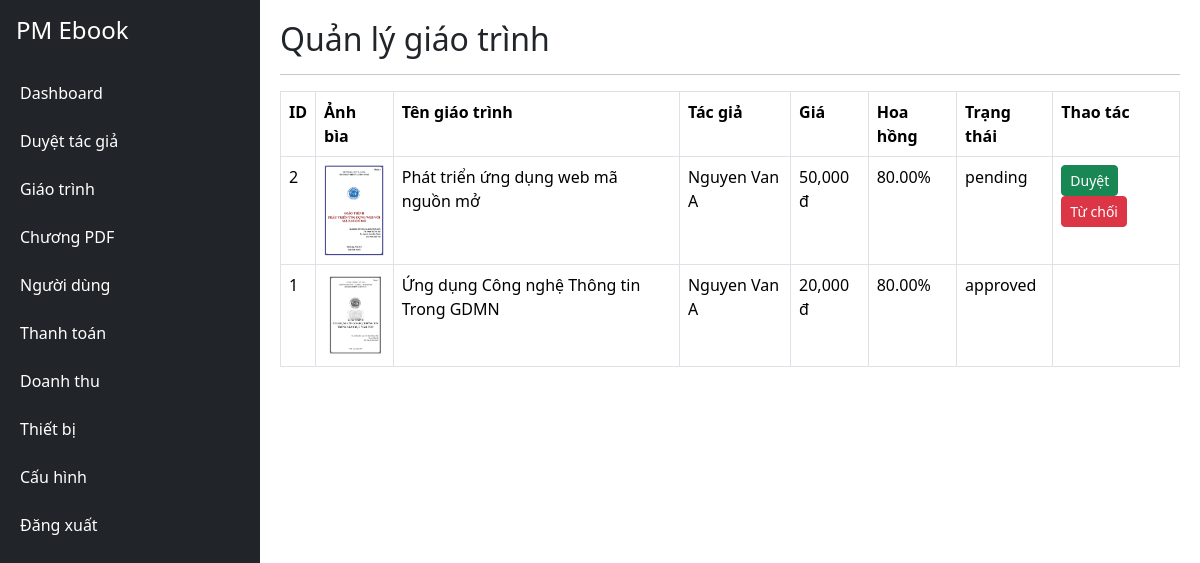
/index.php?page=admin-books (signed in), run on the app's committed database.
### tables this page shows
CREATE TABLE `books` (
  `id` int(11) NOT NULL,
  `author_user_id` int(11) NOT NULL,
  `title` varchar(255) NOT NULL,
  `cover_image` varchar(255) DEFAULT NULL,
  `description` longtext DEFAULT NULL,
  `commission_percent` decimal(5,2) DEFAULT 80.00,
  `status` enum('pending','approved','rejected') DEFAULT 'pending',
  `admin_note` text DEFAULT NULL,
  `total_views` int(11) DEFAULT 0,
  `total_sales` int(11) DEFAULT 0,
  `created_at` timestamp NOT NULL DEFAULT current_timestamp(),
  `price` decimal(12,2) DEFAULT 20000.00,
  `duration_months` int(11) DEFAULT 3
);

CREATE TABLE `users` (
  `id` int(11) NOT NULL,
  `fullname` varchar(150) NOT NULL,
  `email` varchar(150) NOT NULL,
  `password` varchar(255) NOT NULL,
  `phone` varchar(30) DEFAULT NULL,
  `avatar` varchar(255) DEFAULT NULL,
  `role` enum('admin','author','member') DEFAULT 'member',
  `status` enum('active','inactive','blocked') DEFAULT 'active',
  `email_verified` tinyint(4) DEFAULT 0,
  `created_at` timestamp NOT NULL DEFAULT current_timestamp()
);

### app/core/BaseAdminController.php (called while the page is built, shortened)
<?php
class BaseAdminController
{
    protected function render($view, $data = [])
    {
        require
        ROOT_PATH .
        '/app/views/layouts/admin.php';
    }
}

### app/controllers/AdminBookController.php (called while the page is built, shortened)
<?php
class AdminBookController
extends BaseAdminController
{
    public function index()
    {
        $book =
        new Book();
        $books =
        $book->getAll();
        $view =
        ROOT_PATH .
        '/app/views/admin/books/index.php';
        $this->render(
            $view,
            compact('books')
        );
    }
}

### app/core/Autoloader.php (called while the page is built, shortened)
<?php
class Autoloader
{
    public static function register()
    {
        spl_autoload_register(
            function($class)
            {
                $paths = [
                    ROOT_PATH .
                    '/app/controllers/',
                    ROOT_PATH .
                    '/app/models/',
                    ROOT_PATH .
                    '/app/middleware/',
                    ROOT_PATH .
                    '/app/core/',
                    ROOT_PATH .
                    '/app/services/'
                ];
                foreach(
                    $paths
                    as
                    $path
                )
                {
                    $file =
                    $path .
                    $class .
                    '.php';
                    if(
                        file_exists(
                            $file
                        )
                    )
                    {
                        return;
                    }
                }
            }
        );
    }
}

### config/database.php (called while the page is built)
<?php
class Database
{
    private $host = "localhost";
    private $user = "root";
    private $password = "";
    private $dbname =
    "phuocmien_ebook";
    public function connect()
    {
        $conn =
        new mysqli(
            $this->host,
            $this->user,
            $this->password,
            $this->dbname
        );
        $conn->set_charset(
            "utf8mb4"
        );
        return $conn;
    }
}

### app/models/Book.php (called while the page is built, shortened)
<?php
class Book
{
    private $conn;
    public function __construct()
    {
        $db = new Database();
        $this->conn = $db->connect();
    }
    public function getAll()
    {
        $sql = "
        SELECT
            b.*,
            u.fullname
        FROM books b
        LEFT JOIN users u
            ON b.author_user_id = u.id
        ORDER BY b.id DESC
        ";
        return $this->conn->query($sql);
    }
}

### app/views/admin/books/index.php (the view)
<h2>
Quản lý giáo trình
</h2>
<hr>
<table
class="table table-bordered">
<tr>
<th>ID</th>
<th>Ảnh bìa</th>
<th>Tên giáo trình</th>
<th>Tác giả</th>
<th>Giá</th>
<th>Hoa hồng</th>
<th>Trạng thái</th>
<th>Thao tác</th>
</tr>
<?php
while(
$row =
$books->fetch_assoc()
){
?>
<tr>
<td>
<?= $row['id'] ?>
</td>
<td>
<?php
if(
$row['cover_image']
){
?>
<img
src="/phuocmien-ebook/storage/covers/<?= $row['cover_image'] ?>"
width="60">
<?php
}
?>
</td>
<td>
<?= $row['title'] ?>
</td>
<td>
<?= $row['fullname'] ?>
</td>
<td>
<?= number_format(
$row['price']
) ?>
đ
</td>
<td>
<?= $row['commission_percent'] ?>%
</td>
<td>
<?= $row['status'] ?>
</td>
<td>
<?php
if(
$row['status']
==
'pending'
){
?>
<a
class="btn btn-success btn-sm"
href="
index.php?page=book-approve&id=
<?= $row['id'] ?>
">
Duyệt
</a>
<a
class="btn btn-danger btn-sm"
href="
index.php?page=book-reject&id=
<?= $row['id'] ?>
">
Từ chối
</a>
<?php
}
?>
</td>
</tr>
<?php
}
?>
</table>

### index.php (shortened to what this page needs)
<?php
require_once
ROOT_PATH .
'/app/core/Autoloader.php';
require_once
ROOT_PATH .
'/config/database.php';
$page =
$_GET['page']
?? 'login';
switch($page)
{
    case 'admin-books':
        (new AdminBookController())
        ->index();
        break;
}

### app/views/layouts/admin.php (shortened to what this page needs)
<!DOCTYPE html>
<html>
<head>
<link
href="https://cdn.jsdelivr.net/npm/bootstrap@5.3.3/dist/css/bootstrap.min.css"
rel="stylesheet">
</head>
<body>
<div class="d-flex">
<div class="sidebar">
<h4
class="text-white p-3">
PM Ebook
</h4>
<a href="index.php?page=admin-dashboard">
Dashboard
</a>
<a href="index.php?page=author-requests">
Duyệt tác giả
</a>
<a href="index.php?page=admin-books">
Giáo trình
</a>
<a href="index.php?page=admin-chapters">
Chương PDF
</a>
<a href="index.php?page=users">
Người dùng
</a>
<a href="index.php?page=payments">
Thanh toán
</a>
<a href="index.php?page=revenue">
Doanh thu
</a>
<a href="index.php?page=devices">
Thiết bị
</a>
<a href="index.php?page=settings">
Cấu hình
</a>
<a href="index.php?page=logout">
Đăng xuất
</a>
</div>
<div class="content">
<?php require $view; ?>
</div>
</div>
</body>
</html>

### app/views/layouts/admin.php (style rules this page uses)
body { margin:0; }
.sidebar { width:260px; min-height:100vh; background:#212529; }
.sidebar a { display:block; color:white; text-decoration:none; padding:12px 20px; }
.content { flex:1; padding:20px; }

### data on the page
books: id "2", cover_image (picture), title "Phát triển ứng dụng web mã nguồn mở", author_user.fullname "Nguyen Van A", price "50,000", commission_percent "80.00", status "pending"
books: id "1", cover_image (picture), title "Ứng dụng Công nghệ Thông tin Trong GDMN", author_user.fullname "Nguyen Van A", price "20,000", commission_percent "80.00", status "approved"
